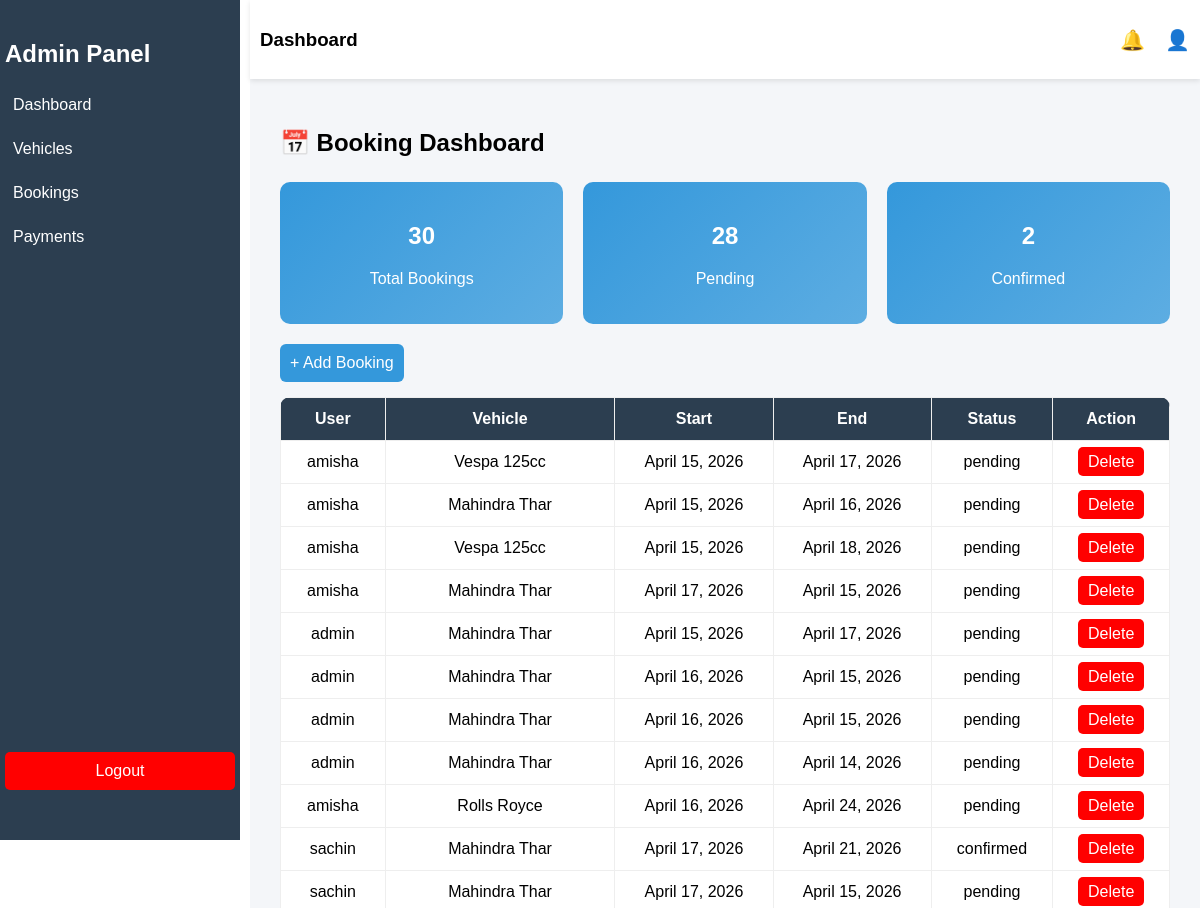
Page /dashboard/bookings/ (upper part) on the earlier database version.
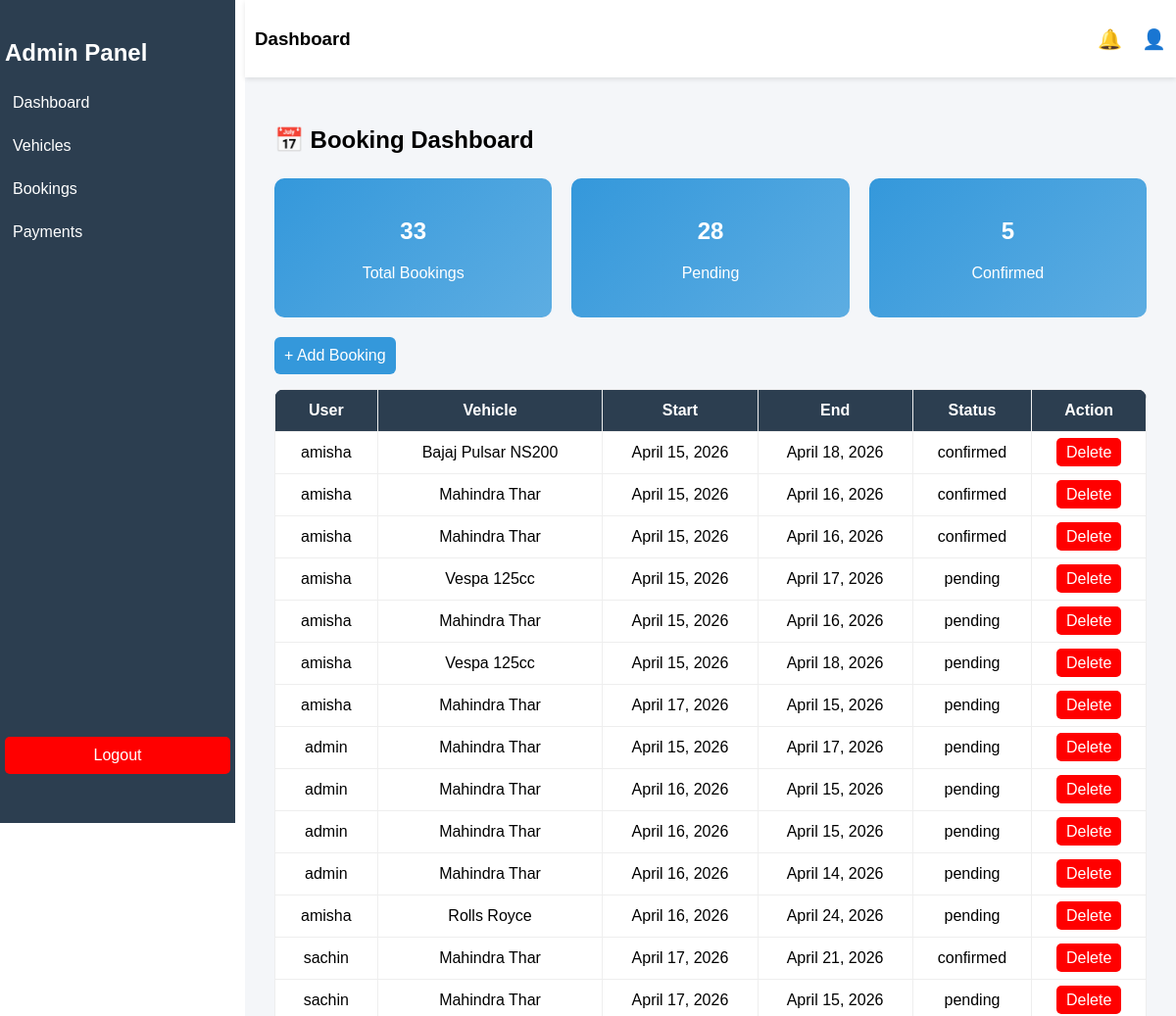
Same page on the later database version.
### rentingsystem/models.py (models this page shows, shortened)
class Booking(models.Model):
    STATUS_CHOICES = (
        ('pending', 'Pending'),
        ('confirmed', 'Confirmed'),
        ('cancelled', 'Cancelled'),
    )
    user = models.ForeignKey(User, on_delete=models.CASCADE, related_name='bookings')
    vehicle = models.ForeignKey(Vehicle, on_delete=models.CASCADE, related_name='bookings')
    start_date = models.DateField()
    end_date = models.DateField()
    start_time = models.TimeField(null=True, blank=True)
    end_time = models.TimeField(null=True, blank=True)
    total_days = models.PositiveIntegerField(default=1)
    total_cost = models.DecimalField(max_digits=10, decimal_places=2, default=0)
    status = models.CharField(max_length=10, choices=STATUS_CHOICES, default='pending')
    created_at = models.DateTimeField(auto_now_add=True)
    class Meta:
        ordering = ['-created_at']

class Vehicle(models.Model):
    category = models.ForeignKey(Category, on_delete=models.CASCADE, related_name='vehicles')
    name = models.CharField(max_length=100)
    price_per_day = models.DecimalField(max_digits=10, decimal_places=2)
    image = models.ImageField(upload_to='vehicle')
    is_available=models.BooleanField(default=True)
    description=models.TextField(blank=True)
    created_at=models.DateTimeField(auto_now_add=True)

### dashboard/views.py (the view)
# urls.py: path('bookings/', views.booking_dashboard, name='booking_list'),
def booking_dashboard(request):
    bookings = Booking.objects.all()
    return render(request, 'dashboard/booking-dashboard.html', {
        'bookings': bookings,
        'total_bookings': bookings.count(),
        'pending': bookings.filter(status='pending').count(),
        'confirmed': bookings.filter(status='confirmed').count(),
    })

### dashboard/templates/dashboard/booking-dashboard.html (shortened to what this page needs)
{% extends "base-dashboard.html" %}
{% block main_content %}
<h2>📅 Booking Dashboard</h2>
<div class="cards">
    <div class="card">
        <h2>{{ total_bookings }}</h2>
        <p>Total Bookings</p>
    </div>
    <div class="card">
        <h2>{{ pending }}</h2>
        <p>Pending</p>
    </div>
    <div class="card">
        <h2>{{ confirmed }}</h2>
        <p>Confirmed</p>
    </div>
</div>
<a href="{% url 'booking_form' %}" style="
    display:inline-block;
    margin-bottom:15px;
    padding:10px;
    background:#3498db;
    color:white;
    border-radius:6px;
    text-decoration:none;
">
+ Add Booking
</a>
<table>
<tr>
    <th>User</th>
    <th>Vehicle</th>
    <th>Start</th>
    <th>End</th>
    <th>Status</th>
    <th>Action</th>
</tr>
{% for b in bookings %}
<tr>
    <td>{{ b.user.username }}</td>
    <td>{{ b.vehicle.name }}</td>
    <td>{{ b.start_date }}</td>
    <td>{{ b.end_date }}</td>
    <td>{{ b.status }}</td>
    <td>
        <a href="{% url 'booking_delete' b.id %}" class="btn">Delete</a>
    </td>
</tr>
{% endfor %}
</table>
{% endblock %}

Differences in the rows shown:
added Booking: user.username "amisha", vehicle.name "Bajaj Pulsar NS200", start_date "April 15, 2026", end_date "April 18, 2026", status "confirmed"
added Booking: user.username "amisha", vehicle.name "Mahindra Thar", start_date "April 15, 2026", end_date "April 16, 2026", status "confirmed"
added Booking: user.username "amisha", vehicle.name "Mahindra Thar", start_date "April 15, 2026", end_date "April 16, 2026", status "confirmed"
Other differences:
{{ total_bookings }}: "30" → "33"
{{ confirmed }}: "2" → "5"
